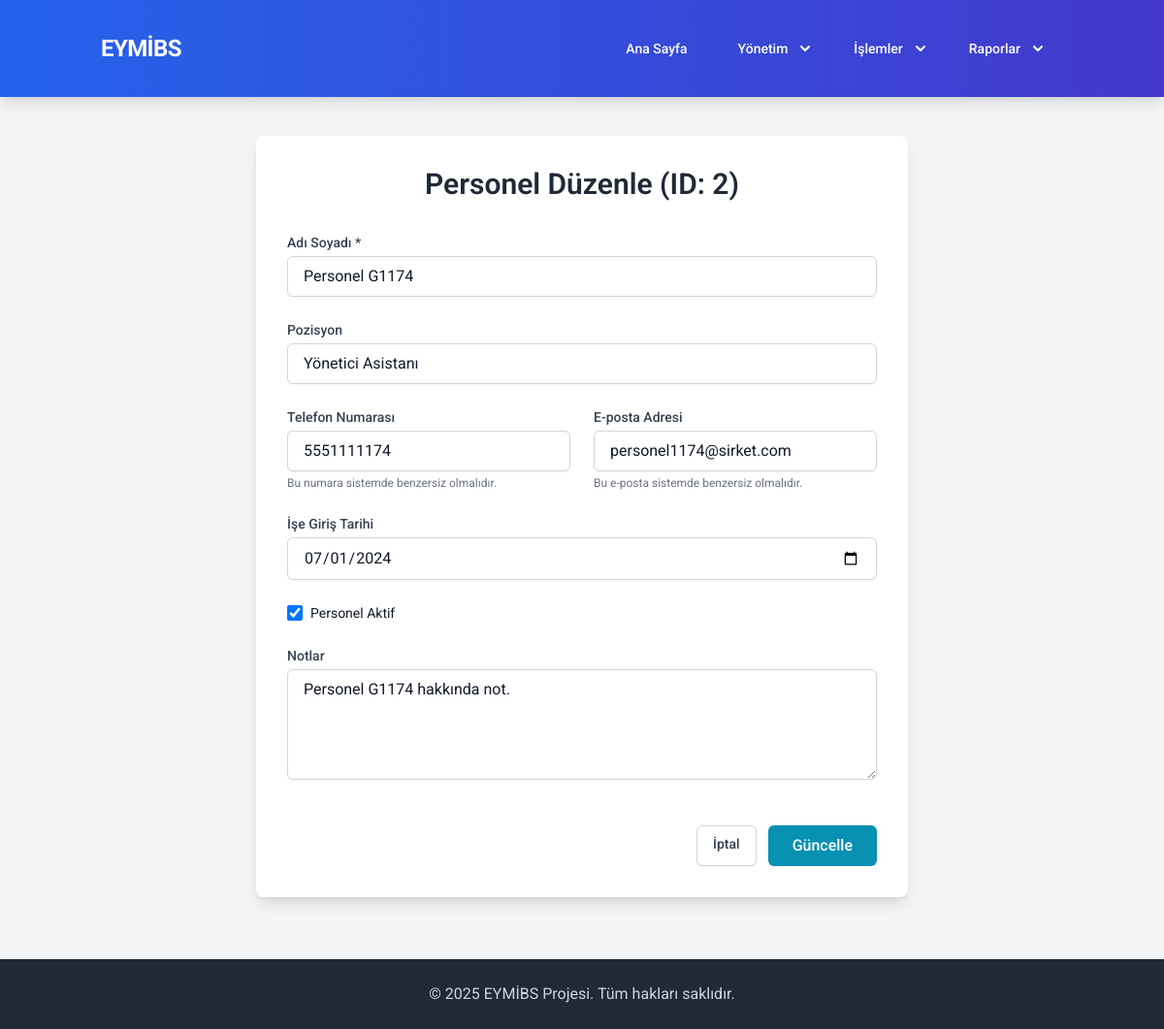
/edit_personnel/2, run on an earlier commit of the app's database.
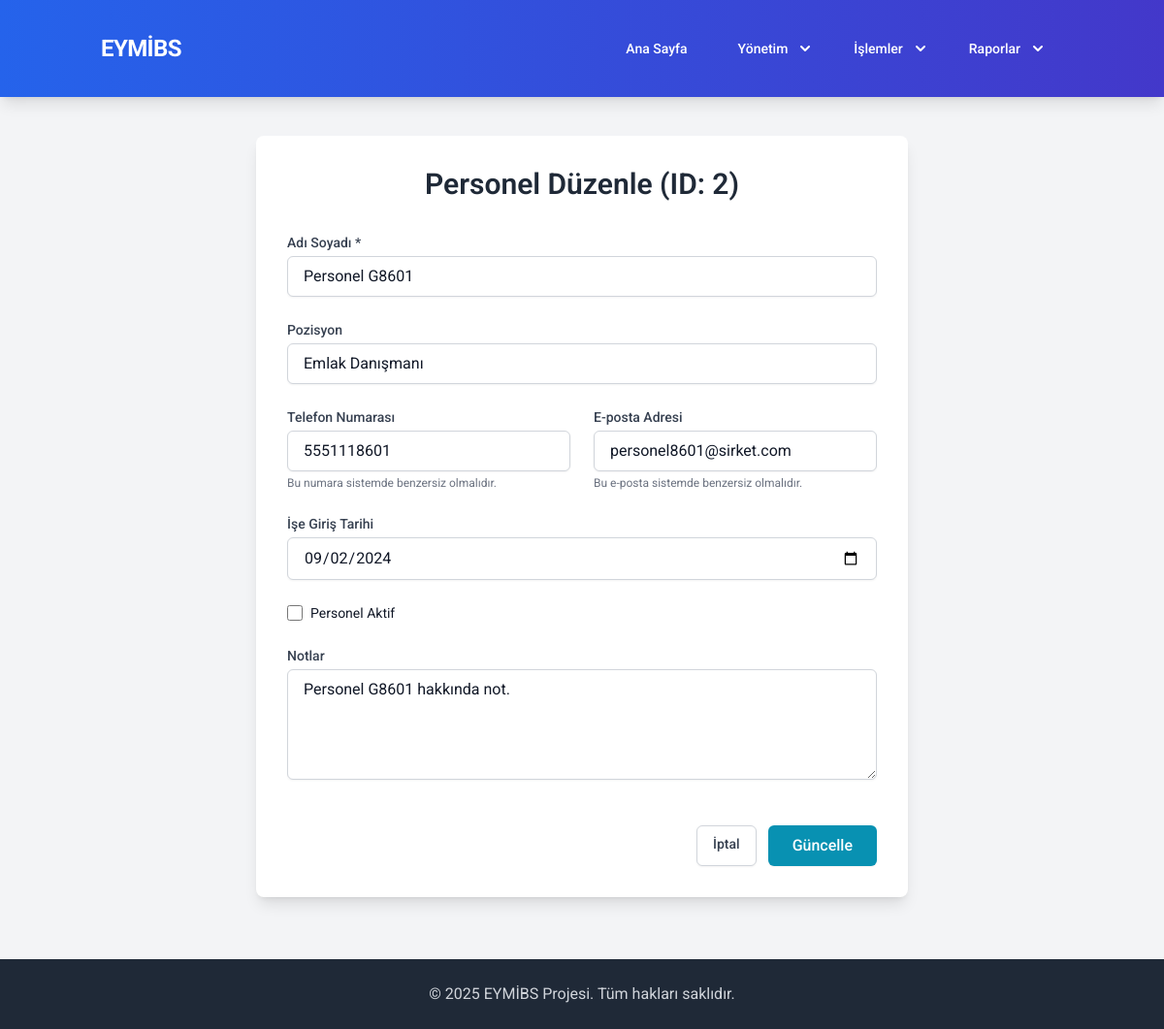
And on a later commit of the database.
### tables this page shows
CREATE TABLE personnel (
                id INTEGER PRIMARY KEY AUTOINCREMENT,
                name TEXT NOT NULL,
                position TEXT, -- Pozisyonu (Danışman, Yönetici vb.)
                phone TEXT UNIQUE,
                email TEXT UNIQUE,
                hire_date DATE, -- İşe giriş tarihi
                is_active BOOLEAN DEFAULT 1, -- Aktif mi? (0: Pasif, 1: Aktif)
                notes TEXT,
                salary REAL, -- Maaş bilgisi (opsiyonel)
                date_added DATETIME DEFAULT CURRENT_TIMESTAMP
            );

### app.py (the view, shortened to what this page needs)
@app.route('/edit_personnel/<int:personnel_id>', methods=['GET', 'POST'])
def edit_personnel(personnel_id):
    db = get_db()
    cursor = db.cursor()
    personnel_data = None
    try:
        cursor.execute("SELECT * FROM personnel WHERE id = ?", (personnel_id,))
        personnel_data = cursor.fetchone()
    except sqlite3.Error as e:
        flash(f"Personel bilgileri alınırken hata: {e}", "error")
        return redirect(url_for('list_personnel'))
    if personnel_data is None:
        abort(404, description=f"ID {personnel_id} olan personel bulunamadı.")
    personnel_dict = dict(personnel_data)
    if personnel_dict.get('hire_date'):
         try:
             personnel_dict['hire_date'] = format_date(personnel_dict['hire_date'], '%Y-%m-%d')
         except: pass # Hata olursa orijinal kalsın
    return render_template('edit_personnel.html', page_title="Personel Düzenle", personnel=personnel_dict)

### app.py (called while the page is built)
def get_db():
    db = getattr(g, '_database', None)
    if db is None:
        try:
            db = g._database = sqlite3.connect(DATABASE)
            db.row_factory = sqlite3.Row # Sonuçları sözlük gibi erişilebilir yapar
            db.execute("PRAGMA foreign_keys = ON") # Yabancı anahtar kısıtlamalarını etkinleştir
            print("Veritabanı bağlantısı başarıyla açıldı.")
        except sqlite3.Error as e:
            print(f"Veritabanı bağlantı hatası: {e}")
            abort(500, description=f"Veritabanına bağlanılamıyor: {e}")
    return db

@app.teardown_appcontext
def close_connection(exception):
    db = getattr(g, '_database', None)
    if db is not None:
        try:
            db.close()
            print("Veritabanı bağlantısı kapatıldı.")
        except sqlite3.Error as e:
            print(f"Veritabanı kapatma hatası: {e}")

@app.context_processor
def inject_now():
    return {'now': datetime.now()}

### templates/edit_personnel.html (shortened to what the changed rows need)
{% extends "base.html" %}
{% block content %}
<div class="bg-white p-8 rounded-lg shadow-lg max-w-2xl mx-auto">
    <h1 class="text-3xl font-semibold text-gray-800 mb-8 text-center">Personel Düzenle (ID: {{ personnel['id'] }})</h1>
    <form action="{{ url_for('edit_personnel', personnel_id=personnel['id']) }}" method="POST" class="space-y-6">
        <div>
            <label for="name" class="block text-sm font-medium text-gray-700 mb-1">Adı Soyadı *</label>
            <input type="text" id="name" name="name" value="{{ personnel['name'] | default('', true) }}" class="w-full px-4 py-2 border border-gray-300 rounded-md shadow-sm focus:outline-none focus:ring-2 focus:ring-cyan-500 focus:border-cyan-500" required>
        </div>
        <div>
            <label for="position" class="block text-sm font-medium text-gray-700 mb-1">Pozisyon</label>
            <input type="text" id="position" name="position" value="{{ personnel['position'] | default('', true) }}" placeholder="Örn: Yönetici Asistanı, Satış Temsilcisi" class="w-full px-4 py-2 border border-gray-300 rounded-md shadow-sm focus:outline-none focus:ring-2 focus:ring-cyan-500 focus:border-cyan-500">
        </div>
        <div class="grid grid-cols-1 md:grid-cols-2 gap-6">
            <div>
                <label for="phone" class="block text-sm font-medium text-gray-700 mb-1">Telefon Numarası</label>
                <input type="tel" id="phone" name="phone" value="{{ personnel['phone'] | default('', true) }}" placeholder="Örn: 555 123 4567" class="w-full px-4 py-2 border border-gray-300 rounded-md shadow-sm focus:outline-none focus:ring-2 focus:ring-cyan-500 focus:border-cyan-500">
                <p class="text-xs text-gray-500 mt-1">Bu numara sistemde benzersiz olmalıdır.</p>
            </div>
            <div>
                <label for="email" class="block text-sm font-medium text-gray-700 mb-1">E-posta Adresi</label>
                <input type="email" id="email" name="email" value="{{ personnel['email'] | default('', true) }}" placeholder="Örn: isim@sirket.com" class="w-full px-4 py-2 border border-gray-300 rounded-md shadow-sm focus:outline-none focus:ring-2 focus:ring-cyan-500 focus:border-cyan-500">
                <p class="text-xs text-gray-500 mt-1">Bu e-posta sistemde benzersiz olmalıdır.</p>
            </div>
        </div>
        <div>
            <label for="hire_date" class="block text-sm font-medium text-gray-700 mb-1">İşe Giriş Tarihi</label>
            <input type="date" id="hire_date" name="hire_date" value="{{ personnel['hire_date'] | default('', true) }}" class="w-full px-4 py-2 border border-gray-300 rounded-md shadow-sm focus:outline-none focus:ring-2 focus:ring-cyan-500 focus:border-cyan-500">
        </div>
        <div class="flex items-center">
            <input id="is_active" name="is_active" type="checkbox" class="h-4 w-4 text-cyan-600 focus:ring-cyan-500 border-gray-300 rounded" {% if personnel['is_active'] %}checked{% endif %}>
            <label for="is_active" class="ml-2 block text-sm text-gray-900">
                Personel Aktif
            </label>
        </div>
        <div>
            <label for="notes" class="block text-sm font-medium text-gray-700 mb-1">Notlar</label>
            <textarea id="notes" name="notes" rows="4" placeholder="Personel ile ilgili ek bilgiler..." class="w-full px-4 py-2 border border-gray-300 rounded-md shadow-sm focus:outline-none focus:ring-2 focus:ring-cyan-500 focus:border-cyan-500">{{ personnel['notes'] | default('', true) }}</textarea>
        </div>
        <div class="pt-4 flex justify-end space-x-3">
        </div>
    </form>
</div>
{% endblock %}

What changed in the data, as far as the page shows it:
changed personnel id 2: name "Personel G1174" → "Personel G8601"; position "Yönetici Asistanı" → "Emlak Danışmanı"; phone "5551111174" → "5551118601"; email "personel1174@sirket.com" → "personel8601@sirket.com"; hire_date "07/01/2024" → "09/02/2024"; is_active "☑" → "☐"; notes "Personel G1174 hakkında not." → "Personel G8601 hakkında not."
